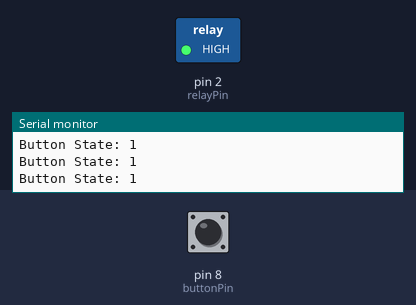
Recording of a sketch running on a simulated Arduino Uno, built with avr-gcc and run on an emulated ATmega328P. Shown: switched loads named in the sketch (green lamp = pin HIGH), the last lines printed to the serial monitor. Inputs (shaded band) come from the test bench; at power-on: pin 8 (buttonPin) HIGH.

Above: at 1.2 s.
1.3 s: pin 8 (buttonPin) pulled LOW for 0.15 s
At 2.5 s:
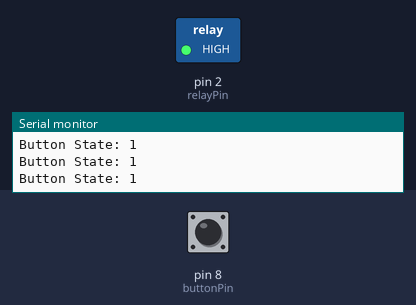
2.9 s: pin 8 (buttonPin) pulled LOW for 1 s
At 3.8 s:
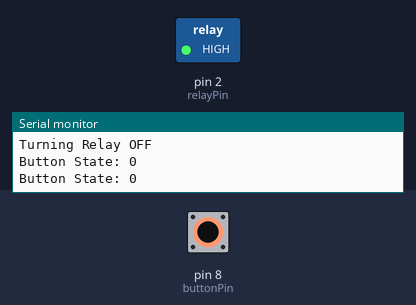
6.9 s: pin 8 (buttonPin) driven LOW
At 7.9 s:
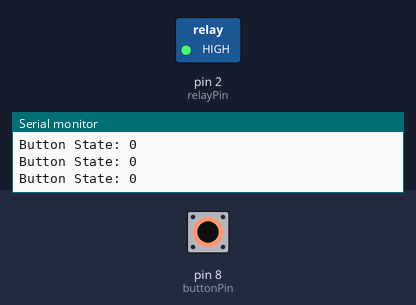
Timing chart, 0 to 9.9 s (numbered marks = the images above; inputs shaded):
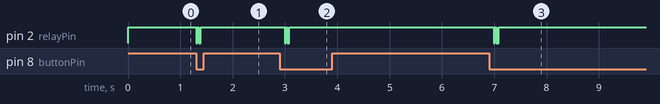

The sketch:

Spot_welder_controller_code.ino
```cpp
/*
 * Button-controlled Relay with Debounce
 *
 * This code controls a relay using a button. When the button is pressed,
 * the relay is turned on for 5ms, off for 5ms, on for 50ms, and then off again.
 * The relay is only triggered once per button press.
 *
 * Created with assistance from ChatGPT.
 */

const int buttonPin = 8;   // Pin connected to the button
const int relayPin = 2;    // Pin connected to the relay

bool previousButtonState = HIGH; // Tracks the previous state of the button
bool relayTriggered = false;     // Tracks if the relay has been triggered

void setup() {
  Serial.begin(9600);      // Initialize serial communication for debugging
  pinMode(buttonPin, INPUT_PULLUP);  // Set button pin as input with internal pull-up resistor
  pinMode(relayPin, OUTPUT);         // Set relay pin as output
  digitalWrite(relayPin, HIGH);      // Ensure relay is initially off (active-low configuration)
}

void loop() {
  int buttonState = digitalRead(buttonPin);
  Serial.print("Button State: ");
  Serial.println(buttonState);

  // Check if button state has changed from not pressed to pressed
  if (buttonState == LOW && previousButtonState == HIGH) {
    relayTriggered = true;
  }

  if (relayTriggered) {
    Serial.println("Button Pressed: Turning Relay ON for 5ms");
    // Turn on the relay (active-low)
    digitalWrite(relayPin, LOW);
    delay(5); // Wait for 5 milliseconds

    Serial.println("Turning Relay OFF for 5ms");
    // Turn off the relay (active-low)
    digitalWrite(relayPin, HIGH);
    delay(5); // Wait for 5 milliseconds

    Serial.println("Turning Relay ON for 40ms");
    // Turn on the relay (active-low)
    digitalWrite(relayPin, LOW);
    delay(40); // Wait for 40 milliseconds

    Serial.println("Turning Relay OFF");
    // Turn off the relay (active-low)
    digitalWrite(relayPin, HIGH);

    // Mark the relay as triggered
    relayTriggered = false;

    // Debounce delay to avoid multiple triggers
    delay(500); // Adjust as necessary to suit debounce requirements
  }

  // Update the previous button state
  previousButtonState = buttonState;

  delay(100); // Add a short delay to reduce serial output spam
}
```

Measured:
- after the input at 1.3 s, pin 2 (relayPin): alternates HIGH for 0.03 s and LOW for 0.03 s, 4 changes in all, then stays HIGH, starting at once
- after the input at 2.9 s, pin 2 (relayPin): alternates HIGH for 0.03 s and LOW for 0.03 s, 4 changes in all, then stays HIGH, starting after 0.10 s
- after the input at 6.9 s, pin 2 (relayPin): alternates HIGH for 0.03 s and LOW for 0.03 s, 4 changes in all, then stays HIGH, starting after 0.09 s
